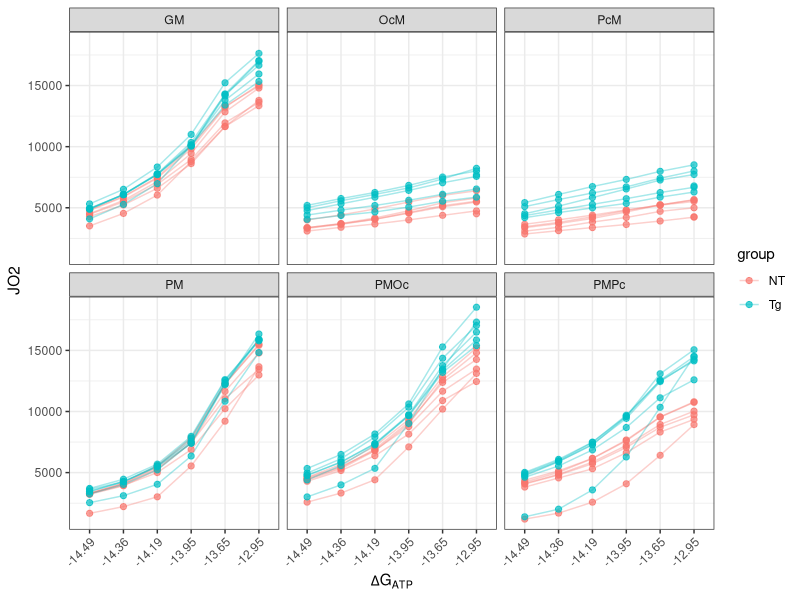
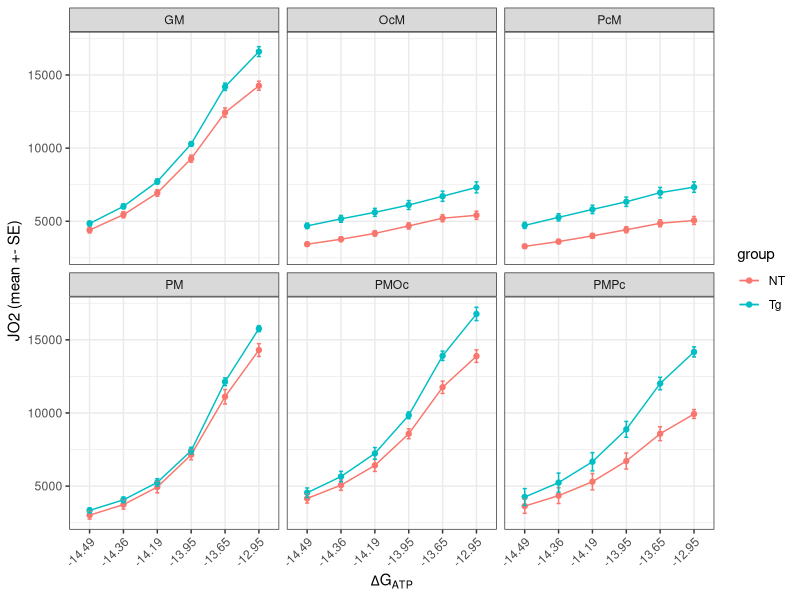

Reproduce these figures in R, in order.
## ---- chunk 1
library(dplyr)
library(tidyr)
library(readr)
library(ggplot2)
## ---- chunk 2
data <- read_csv("JO2.csv", col_names = FALSE, show_col_types = FALSE)
## ---- chunk 3
# extract substrate and dose
substrate  <- as.character(data[1, ])
dose  <- as.character(data[2, ])

# fill in substrate for each column
substrate <- trimws(sub("\\s*\\(.*\\)$", "", substrate))
substrate <- na_if(substrate, "")
substrate <- na_if(substrate, "NA")
substrate <- fill(tibble(Substrate = substrate),
                         Substrate, .direction = "down")$Substrate

# build new column names
new_names <- ifelse(tolower(dose) == "subject", "Subject",
                    paste0(substrate, ".", dose))
data <- data[-c(1,2), ]
names(data) <- make.unique(new_names, sep = "_")

# solve type issue
val_cols <- setdiff(names(data), "Subject")
data[val_cols] <- lapply(data[val_cols], function(x) {
  if (is.character(x)) parse_number(x) else as.numeric(x)
})

# make the longer table
data_cleaned <- data |>
  pivot_longer(
    cols = -Subject,
    names_to     = c("substrate", "dose"),
    names_pattern = "^([^.]+)\\.(.+)$",       # split once at first dot
    values_to    = "Value"
) |>
  mutate(
    group = ifelse(grepl("^NT", Subject, ignore.case=TRUE), "NT", "Tg")
  )
## ---- chunk 4
# treat dose as ordered categorical levels
# group by NT/Tg to see the difference
dose_levels <- c("-14.49","-14.36","-14.19","-13.95","-13.65","-12.95")

data_plot <- data_cleaned |>
  # don't include basal in the plot
  filter(dose != "Basal") |>
  mutate(dose = factor(dose, levels = dose_levels, ordered = TRUE))
## ---- chunk 5
ggplot(data_plot, aes(dose, Value,
                      group = interaction(Subject, substrate),
                      color = group)) +
  geom_line(alpha = 0.35) +
  geom_point(alpha = 0.7, size = 1.8) +
  facet_wrap(~ substrate) +
  labs(x = expression(Delta*G[ATP]), y = "JO2") +
  theme_bw() +
  theme(axis.text.x = element_text(angle = 45, hjust = 1))
## ---- chunk 6
# calculate mean and se for each group
sum_df <- data_plot |>
  group_by(substrate, group, dose) |>
  summarise(mean = mean(Value, na.rm = TRUE),
            se = sd(Value, na.rm = TRUE)/sqrt(n()),
            .groups = "drop")
## ---- chunk 7
ggplot(sum_df, aes(dose, mean, color = group, group = group)) +
  geom_line() +
  geom_point() +
  geom_errorbar(aes(ymin = mean - se, 
                    ymax = mean + se), 
                width = 0.12) +
  facet_wrap(~ substrate) +
  labs(x = expression(Delta*G[ATP]),
       y = "JO2 (mean +- SE)") +
  theme_bw() +
  theme(axis.text.x = element_text(angle = 45, hjust = 1))
